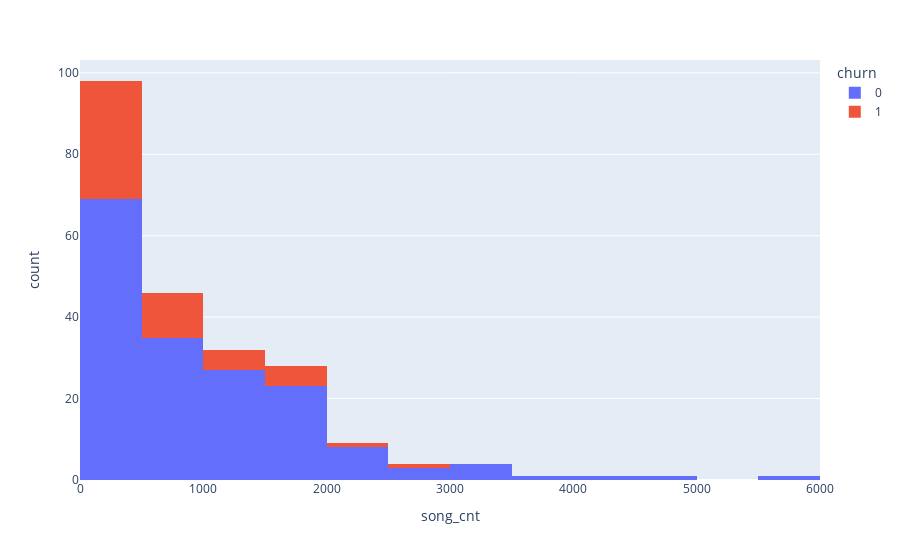

The notebook cell saved with this chart:
### Code cell
fig = px.histogram(pdf, x="song_cnt", color="churn")
fig.show()

### Figure 1 — Plotly figure (JSON) as saved in the notebook; plotly's stock layout.template omitted (floating-point values rounded to 4 significant figures; data arrays with more than 128 entries replaced by an {"elided": "..."} marker saying what was removed)
{"data": [{"alignmentgroup": "True", "bingroup": "x", "hovertemplate": "churn=0<br>song_cnt=%{x}<br>count=%{y}<extra></extra>", "legendgroup": "0", "marker": {"color": "#636efa"}, "name": "0", "offsetgroup": "0", "orientation": "v", "showlegend": true, "type": "histogram", "x": {"elided": "173 int values"}, "xaxis": "x", "yaxis": "y"}, {"alignmentgroup": "True", "bingroup": "x", "hovertemplate": "churn=1<br>song_cnt=%{x}<br>count=%{y}<extra></extra>", "legendgroup": "1", "marker": {"color": "#EF553B"}, "name": "1", "offsetgroup": "1", "orientation": "v", "showlegend": true, "type": "histogram", "x": [8, 1854, 2414, 248, 1608, 226, 2562, 363, 725, 211, 1323, 634, 471, 111, 26, 412, 1335, 153, 875, 408, 1567, 501, 755, 402, 51, 981, 22, 1576, 41, 463, 1503, 11, 61, 453, 349, 201, 1076, 778, 99, 80, 114, 723, 620, 391, 1041, 51, 681, 817, 252, 315, 1124, 129], "xaxis": "x", "yaxis": "y"}], "layout": {"barmode": "relative", "legend": {"title": {"text": "churn"}, "tracegroupgap": 0}, "margin": {"t": 60}, "xaxis": {"anchor": "y", "domain": [0, 1], "title": {"text": "song_cnt"}}, "yaxis": {"anchor": "x", "domain": [0, 1], "title": {"text": "count"}}}}
